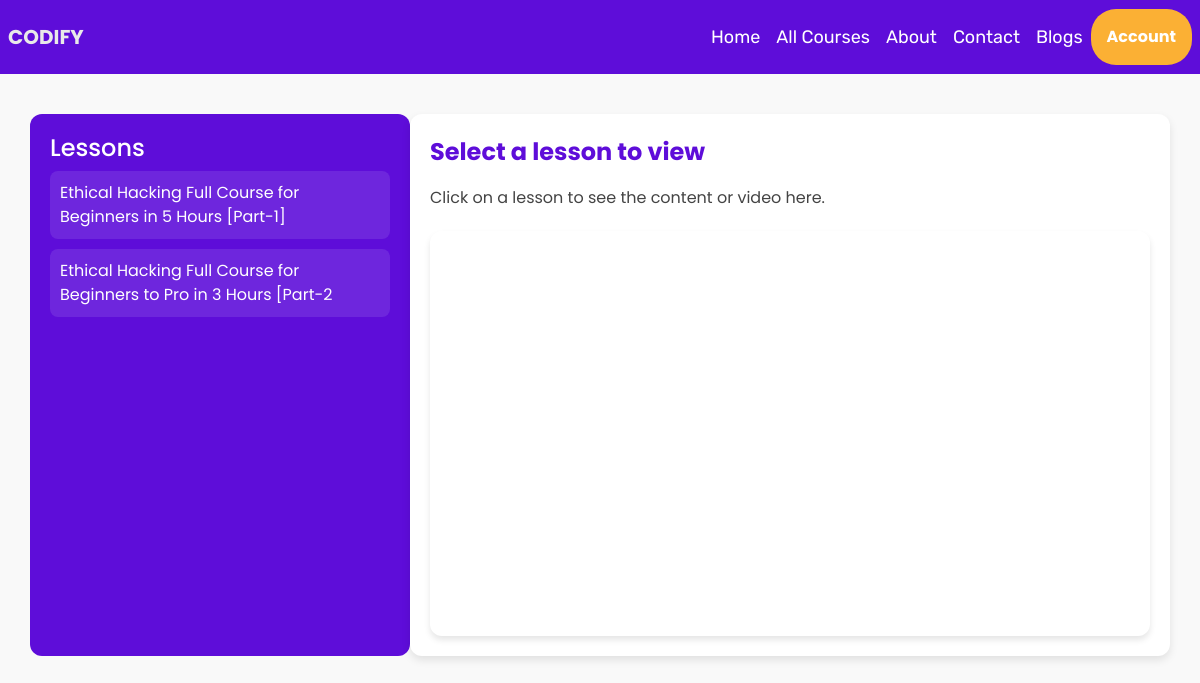
The app's page /course_lessons/2, older data.
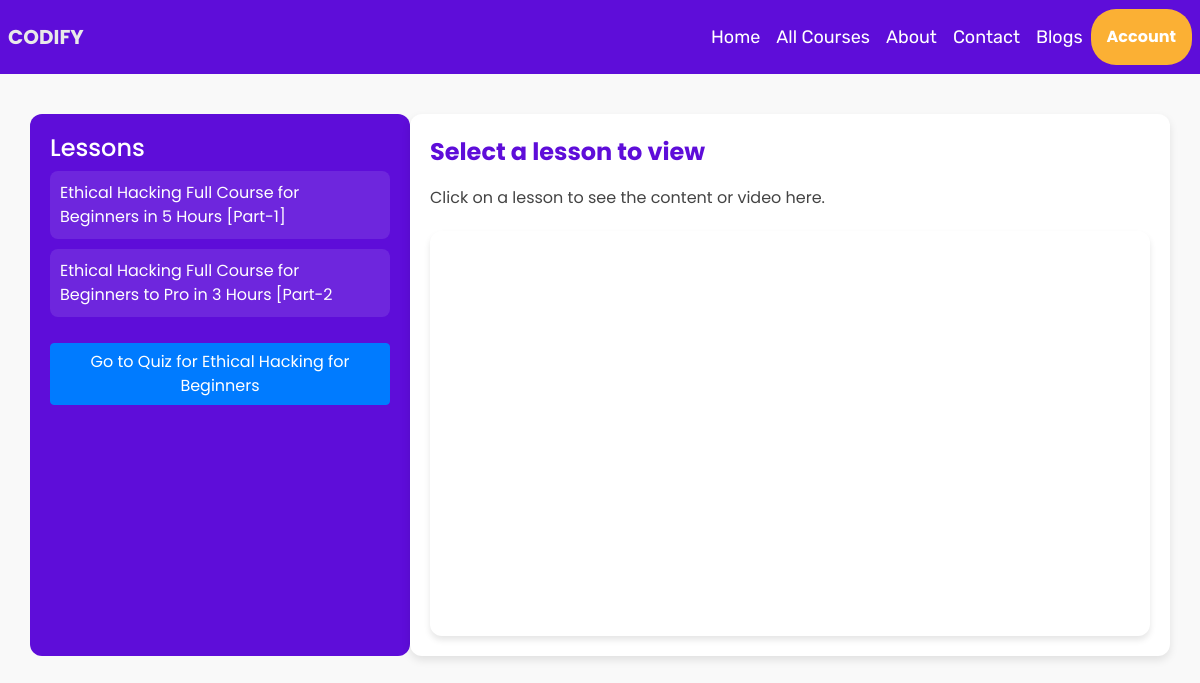
The same page, newer data.
### models.py (models this page shows)
class Lesson(Base):
    __tablename__ = 'lessons'
    id = Column(Integer, primary_key=True)
    title = Column(String(100), nullable=False)
    content = Column(String(200), nullable=False)
    completed = Column(Boolean, default=False)
    course_link = Column(String(500), nullable=False)
    course_id = Column(Integer, ForeignKey('courses.id', ondelete='CASCADE'))
    course = relationship('Course', back_populates='lessons')

class Quiz(Base):
    __tablename__ = 'quizzes'
    id = Column(Integer, primary_key=True)
    title = Column(String(100), nullable=False)
    created_at = Column(DateTime, server_default=func.now())
    course_id = Column(Integer, ForeignKey('courses.id', ondelete='CASCADE'), nullable=False)
    course = relationship('Course', back_populates='quizzes')
    questions = relationship('Question', back_populates='quiz', cascade="all, delete-orphan")
    user_progress = relationship('UserProgress', back_populates='quiz', cascade="all, delete-orphan")

### app.py (the view)
@app.route('/course_lessons/<int:id>')
def course_lessons(id):
    username = session.get('username')
    course = db_session.query(Course).filter_by(id=id).first()
    if not course:
        return "Course not found", 404
    return render_template('course_lessons.html', course=course,username=username)

### templates/course_lessons.html (shortened to what this page needs)
<!DOCTYPE html>
<html lang="en">
<head>
    <link rel="stylesheet" href="https://cdn.jsdelivr.net/npm/bootstrap@4.6.2/dist/css/bootstrap.min.css"
>
</head>
<body>
    {% include 'nav.html' %}
    <div class="container">
        <div class="row">
            <div class="col-md-4">
                <h4>Lessons</h4>
                {% for lesson in course.lessons %}
                <div class="lesson-item">
                    <a href="#" style="color: white;" class="lesson-link" data-lesson-id="{{ lesson.id }}"
                        data-lesson-title="{{ lesson.title }}" data-lesson-content="{{ lesson.content }}"
                        data-lesson-video="{{ lesson.course_link }}">{{ lesson.title }}</a>
                </div>
                {% endfor %}
                {% for quiz in course.quizzes %}
                <a href="{{ url_for('submit_quiz', quiz_id=quiz.id) }}" class="btn btn-primary mt-3">Go to Quiz for {{ quiz.title }}</a>
            {% endfor %}
            </div>
            <div class="col-md-8">
                <div id="lessonTitle">Select a lesson to view</div>
                <div id="lessonContent">Click on a lesson to see the content or video here.</div>
                <div id="lessonVideo" class="embed-responsive embed-responsive-16by9"></div>
            </div>
        </div>
    </div>
</body>
</html>

Row changes from the older to the newer data that the page shows:
added Quiz: title "Ethical Hacking for Beginners"
